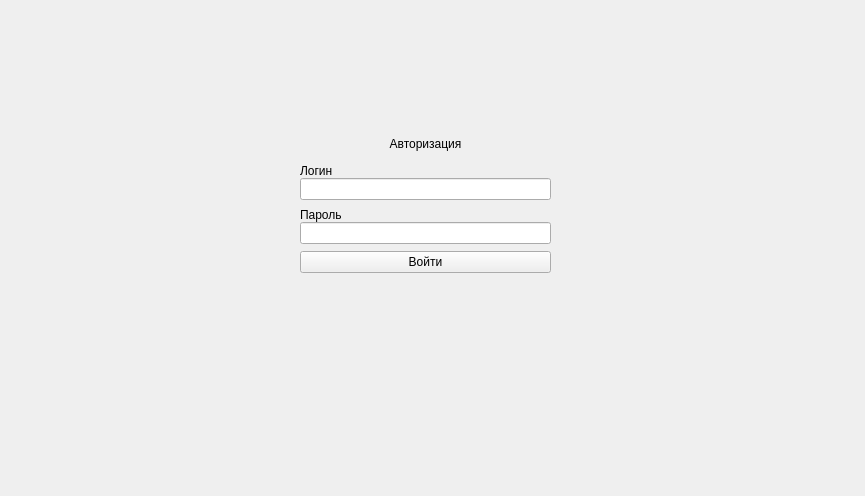
<?xml version="1.0" encoding="UTF-8"?>
<ui version="4.0">
 <class>auth</class>
 <widget class="QWidget" name="auth">
  <property name="geometry">
   <rect>
    <x>0</x>
    <y>0</y>
    <width>865</width>
    <height>496</height>
   </rect>
  </property>
  <property name="sizePolicy">
   <sizepolicy hsizetype="Expanding" vsizetype="Expanding">
    <horstretch>0</horstretch>
    <verstretch>0</verstretch>
   </sizepolicy>
  </property>
  <property name="windowTitle">
   <string>Form</string>
  </property>
  <widget class="QWidget" name="">
   <property name="geometry">
    <rect>
     <x>300</x>
     <y>130</y>
     <width>251</width>
     <height>148</height>
    </rect>
   </property>
   <layout class="QVBoxLayout" name="verticalLayout_3">
    <property name="spacing">
     <number>6</number>
    </property>
    <item>
     <widget class="QLabel" name="label">
      <property name="sizePolicy">
       <sizepolicy hsizetype="Minimum" vsizetype="Minimum">
        <horstretch>0</horstretch>
        <verstretch>0</verstretch>
       </sizepolicy>
      </property>
      <property name="maximumSize">
       <size>
        <width>16777214</width>
        <height>25</height>
       </size>
      </property>
      <property name="text">
       <string>Авторизация</string>
      </property>
      <property name="alignment">
       <set>Qt::AlignmentFlag::AlignCenter</set>
      </property>
     </widget>
    </item>
    <item>
     <layout class="QVBoxLayout" name="verticalLayout">
      <property name="spacing">
       <number>0</number>
      </property>
      <item>
       <widget class="QLabel" name="label_2">
        <property name="maximumSize">
         <size>
          <width>16777215</width>
          <height>15</height>
         </size>
        </property>
        <property name="text">
         <string>Логин</string>
        </property>
       </widget>
      </item>
      <item>
       <widget class="QLineEdit" name="login_input"/>
      </item>
     </layout>
    </item>
    <item>
     <layout class="QVBoxLayout" name="verticalLayout_2">
      <property name="spacing">
       <number>0</number>
      </property>
      <item>
       <widget class="QLabel" name="label_3">
        <property name="maximumSize">
         <size>
          <width>16777215</width>
          <height>15</height>
         </size>
        </property>
        <property name="text">
         <string>Пароль</string>
        </property>
       </widget>
      </item>
      <item>
       <widget class="QLineEdit" name="password_input"/>
      </item>
     </layout>
    </item>
    <item>
     <widget class="QPushButton" name="login_button">
      <property name="text">
       <string>Войти</string>
      </property>
     </widget>
    </item>
   </layout>
  </widget>
 </widget>
 <resources/>
 <connections/>
</ui>
